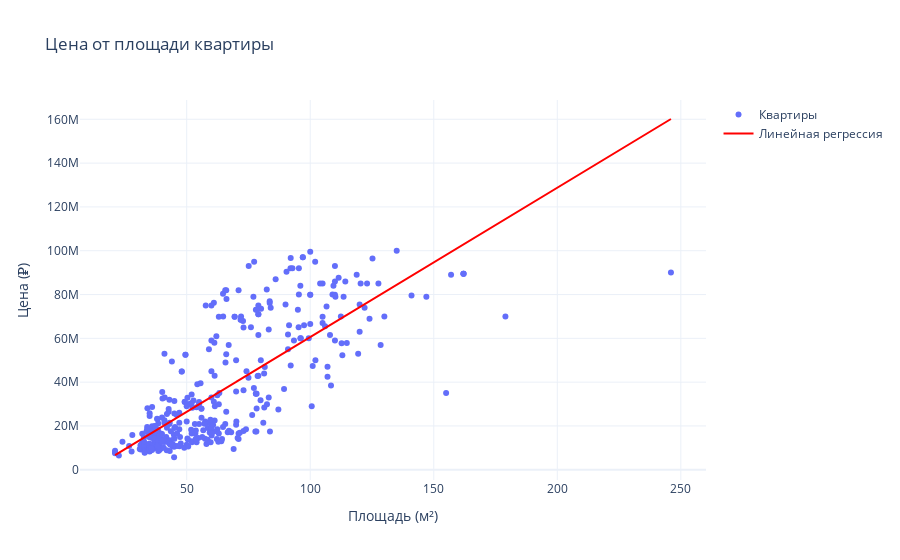
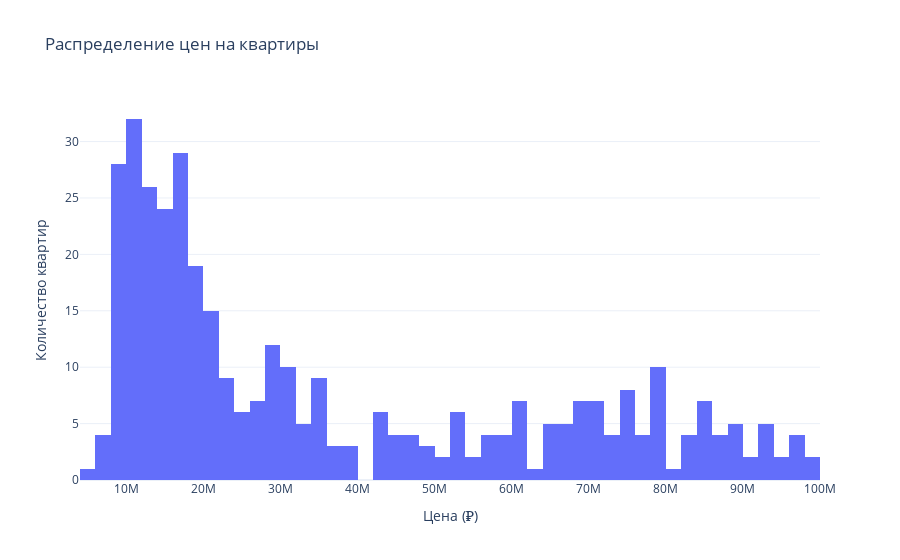

Notebook code cell kept with these figures, in order:
### Code cell
x = df['total_meters']
y = df['price']

m, b = np.polyfit(x, y, 1)
regression_line = m * x + b

fig1 = go.Figure()
fig1.add_trace(go.Scatter(x=x, y=y, mode='markers', name='Квартиры'))
fig1.add_trace(go.Scatter(x=x, y=regression_line, mode='lines', name='Линейная регрессия', line=dict(color='red')))
fig1.update_layout(
    title='Цена от площади квартиры',
    xaxis_title='Площадь (м²)',
    yaxis_title='Цена (₽)',
    template='plotly_white'
)
fig1.show()

fig2 = px.histogram(df, x='price', nbins=50, title='Распределение цен на квартиры')
fig2.update_layout(
    xaxis_title='Цена (₽)',
    yaxis_title='Количество квартир',
    template='plotly_white'
)
fig2.show()

### Figure 1 — Plotly figure (JSON) as saved in the notebook; plotly's stock layout.template omitted (floating-point values rounded to 4 significant figures; data arrays with more than 128 entries replaced by an {"elided": "..."} marker saying what was removed)
{"data": [{"mode": "markers", "name": "Квартиры", "type": "scatter", "x": {"elided": "371 float values"}, "y": {"elided": "371 int values"}}, {"line": {"color": "red"}, "mode": "lines", "name": "Линейная регрессия", "type": "scatter", "x": {"elided": "371 float values"}, "y": {"elided": "371 float values"}}], "layout": {"title": {"text": "Цена от площади квартиры"}, "xaxis": {"title": {"text": "Площадь (м²)"}}, "yaxis": {"title": {"text": "Цена (₽)"}}}}

### Figure 2 — Plotly figure (JSON) as saved in the notebook; plotly's stock layout.template omitted (floating-point values rounded to 4 significant figures; data arrays with more than 128 entries replaced by an {"elided": "..."} marker saying what was removed)
{"data": [{"alignmentgroup": "True", "bingroup": "x", "hovertemplate": "price=%{x}<br>count=%{y}<extra></extra>", "legendgroup": "", "marker": {"color": "#636efa", "pattern": {"shape": ""}}, "name": "", "nbinsx": 50, "offsetgroup": "", "orientation": "v", "showlegend": false, "type": "histogram", "x": {"elided": "371 int values"}, "xaxis": "x", "yaxis": "y"}], "layout": {"barmode": "relative", "legend": {"tracegroupgap": 0}, "title": {"text": "Распределение цен на квартиры"}, "xaxis": {"anchor": "y", "domain": [0, 1], "title": {"text": "Цена (₽)"}}, "yaxis": {"anchor": "x", "domain": [0, 1], "title": {"text": "Количество квартир"}}}}
